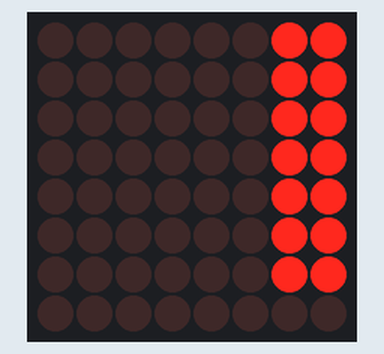
Bench run of a program on a simulated ESP32 board running MicroPython. Parts: 8×8 LED matrix. Library files of the repository ran but are not shown: max7219.py.

Above: at 0.16 s.
At 0.67 s:
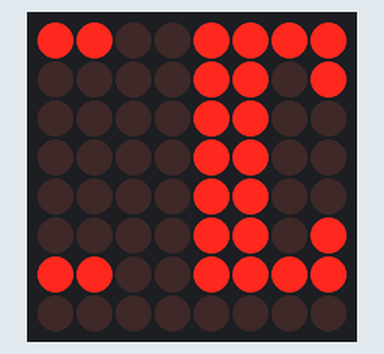
At 1.28 s:
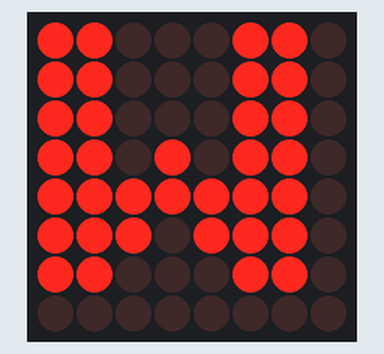
At 1.78 s:
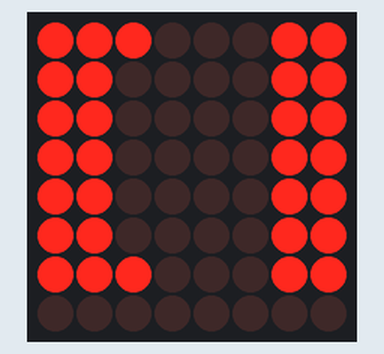
At 2.4 s:
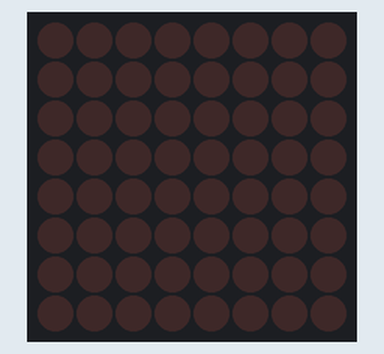
At 3.41 s:
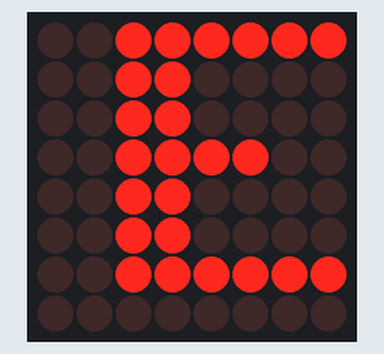

The program:

text_main.py
```python
from machine import Pin, SPI
import max7219
from time import sleep

# SPI Configuration
from machine import Pin, SPI

spi = SPI(
    0,
    baudrate=1000000,
    polarity=0,
    phase=0,
    sck=Pin(2),
    mosi=Pin(3)
)

cs = Pin(4, Pin.OUT)

display = max7219.Matrix8x8(spi, cs, 1)

display.brightness(5)


from time import sleep

while True:
    for x in range(60):
        display.fill(0)
        display.text("EDWIN", 8-x, 0, 1)
        display.show()
        sleep(0.05)
```

Measured:
- by itself, everything shown: repeats every 3.0 s, in 46 steps
- what the display in image 4 shows lasts 0.7 s, from 2.4 s to 3.1 s
